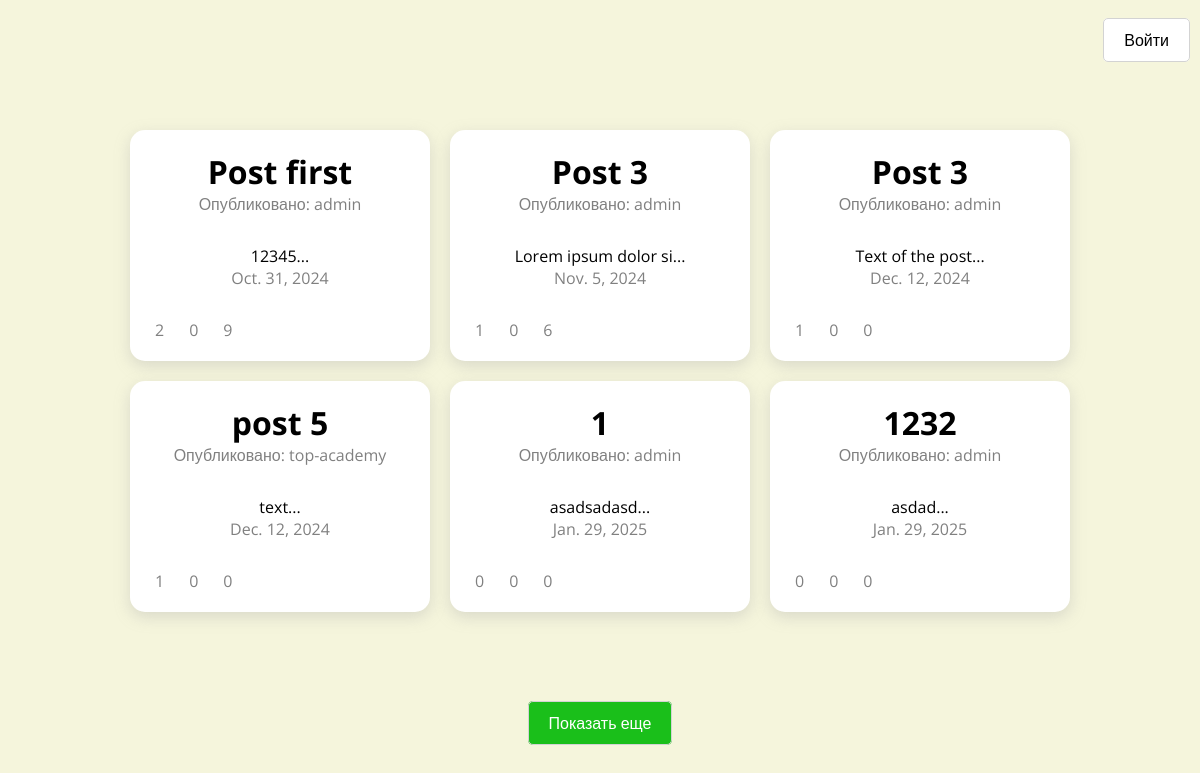
The page /?quantity=6 on the database its author committed.
### app/models.py (models this page shows, shortened)
class Post(models.Model):
    title = models.CharField(max_length=255)
    body = models.TextField()
    author = models.ForeignKey(
        User, null=True, blank=True, on_delete=models.CASCADE, default=1
    )
    date_added = models.DateField(auto_now_add=True)
    image = models.ImageField(default="default.png", blank=True)
    likes = models.ManyToManyField(User, related_name="likes")
    dislikes = models.ManyToManyField(User, related_name="dislikes")
    def snippet(self):
        return self.body[:20].strip()

### app/views.py (the view)
# urls.py: path("", home, name="home"),
def home(request):
    posts = Post.objects.all()
    quantity = int(request.GET.get("quantity", 3))
    posts = posts[:quantity]
    return render(
        request, "home.html", {"posts": posts, "all_posts": Post.objects.all().count()}
    )

### app/templates/home.html (shortened to what this page needs)
{% extends 'base_layout.html' %}
{% block content %}
<div class="container-home">
  {% for post in posts %}
  <a class="post" href="{% url 'app:post_detail' post.id %}">
    <div>
      <div class="title">{{post.title}}</div>
      <div class="author">Опубликовано: {{post.author}}</div>
    </div>
    <div>
      <div class="text">{{post.snippet}}...</div>
      <div class="date">{{post.date_added}}</div>
      <div class="post-data">
        <div class="post-likes">
          {{post.likes.count}}
        </div>
        <div class="post-dislikes">
          {{post.dislikes.count}}
        </div>
        <div class="post-comments">
          {{post.comment_set.count}}
        </div>
      </div>
    </div>
  </a>
  {% endfor %}
</div>
{% if posts.count < all_posts %}
<div class="show-more">
  <a href="{% url 'app:home' %}?quantity={{posts.count|add:3}}" class="button primary">
    Показать еще
  </a>
</div>
{% endif %}
{% endblock %}

### static/style.css (style rules this page uses)
* { margin: 0; padding: 0; box-sizing: border-box; font-family: "Open Sans", sans-serif; }
body { height: 100vh; background: #f5f5dc; }
.post { background: white; padding: 20px; width: 25%; text-align: center; display: flex; flex-direction: column; gap: 30px; border-radius: 15px; cursor: pointer; transition: 0.5s; box-shadow: rgba(166, 166, 166, 0.35) 0px 5px 15px; text-decoration: none; color: black; }
.container-home .title { font-weight: bold; font-size: 2rem; }
.author, .date { color: grey; }
.primary { background: rgb(26, 191, 26); color: white; }
.post-data { display: flex; gap: 20px; padding-top: 30px; }
.post-likes, .post-dislikes, .post-comments { display: flex; gap: 5px; align-items: center; color: grey; }
.pagination-buttons .button, .show-more .button { border: 1px solid lightgrey; padding: 10px 20px; border-radius: 5px; cursor: pointer; text-decoration: none; color: grey; }
.container-home { display: flex; justify-content: center; gap: 20px; flex-wrap: wrap; padding: 50px 0; }
.show-more .button { color: white; }
.show-more { padding: 50px 0; text-align: center; }

### rows shown on the page
Post: title "Post first", author "admin", snippet "12345", date_added "Oct. 31, 2024", likes.count "2", dislikes.count "0", comment_set.count "9"
Post: title "Post 3", author "admin", snippet "Lorem ipsum dolor si", date_added "Nov. 5, 2024", likes.count "1", dislikes.count "0", comment_set.count "6"
Post: title "Post 3", author "admin", snippet "Text of the post", date_added "Dec. 12, 2024", likes.count "1", dislikes.count "0", comment_set.count "0"
Post: title "post 5", author "top-academy", snippet "text", date_added "Dec. 12, 2024", likes.count "1", dislikes.count "0", comment_set.count "0"
Post: title "1", author "admin", snippet "asadsadasd", date_added "Jan. 29, 2025", likes.count "0", dislikes.count "0", comment_set.count "0"
Post: title "1232", author "admin", snippet "asdad", date_added "Jan. 29, 2025", likes.count "0", dislikes.count "0", comment_set.count "0"
